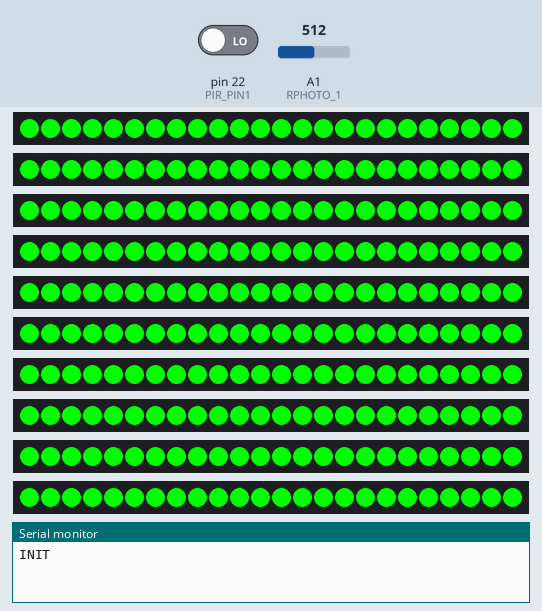
The sketch below on a simulated Arduino Mega 2560, built with avr-gcc and run on an emulated ATmega2560. Shown: 10 × 24 RGB LEDs in strip order, left to right, the last lines printed to the serial monitor. Inputs (shaded band) come from the test bench; at power-on: pin 22 (PIR_PIN1) LOW, A1 (RPHOTO_1) = 512.

Above: at 1.3 s.
1.4 s: pin 22 (PIR_PIN1) driven HIGH
At 1.96 s:
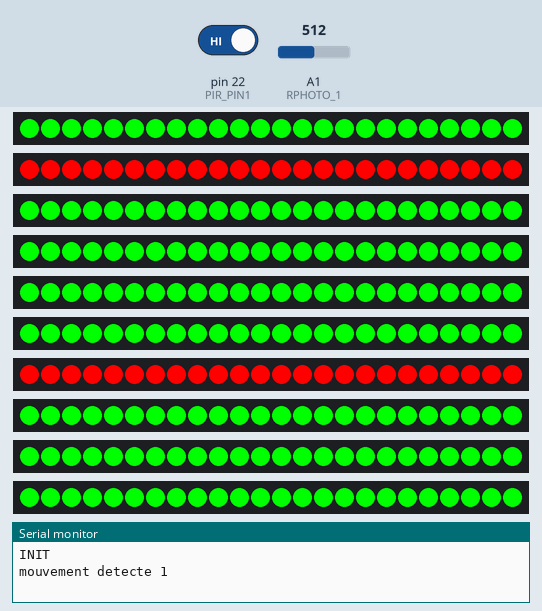
At 3.2 s:
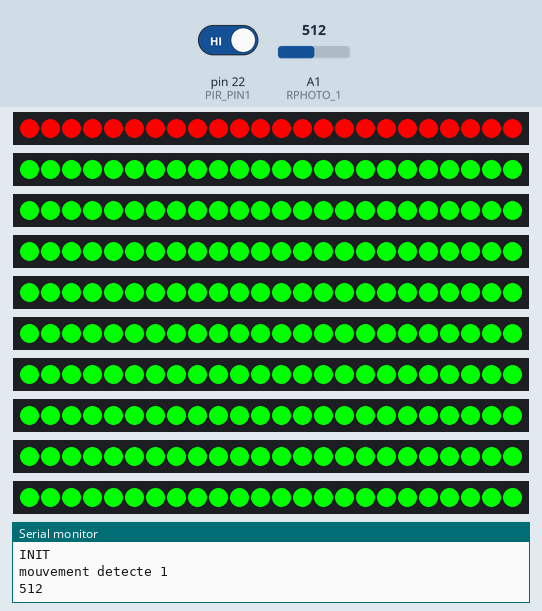
Timing chart, 0 to 4.7 s (numbered marks = the images above; inputs shaded):
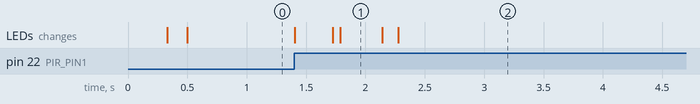

Measured:
- after the input at 1.4 s, the LEDs: first change at once (image 1 shows a later state)

The sketch:

test_beer_pong.ino
```cpp
#include <Adafruit_NeoPixel.h>
#ifdef __AVR__
#include <avr/power.h> // Required for 16 MHz Adafruit Trinket
#endif


#define LED_PIN1        2
#define LED_PIN2        3
#define LED_PIN3        4
#define LED_PIN4        5
#define LED_PIN5        6
#define LED_PIN6        7
#define LED_PIN7        8
#define LED_PIN8        9
#define LED_PIN9        10
#define LED_PIN10       11

#define PIR_PIN1        22
#define PIR_PIN2        24
#define PIR_PIN3        26
#define PIR_PIN4        28
#define PIR_PIN5        30
#define PIR_PIN6        32
#define PIR_PIN7        34
#define PIR_PIN8        36
#define PIR_PIN9        38
#define PIR_PIN10       40

#define RPHOTO_1        A1
#define RPHOTO_2        A2
#define NUMPIXELS       24 // Popular NeoPixel ring size
#define DELAYVAL        10 // Time (in milliseconds) to pause between pixels
#define PAUSE_R         10000
#define VALUE_RESET     30


Adafruit_NeoPixel strip1 = Adafruit_NeoPixel(NUMPIXELS, LED_PIN1, NEO_GRB + NEO_KHZ800);
Adafruit_NeoPixel strip2 = Adafruit_NeoPixel(NUMPIXELS, LED_PIN2, NEO_GRB + NEO_KHZ800);
Adafruit_NeoPixel strip3 = Adafruit_NeoPixel(NUMPIXELS, LED_PIN3, NEO_GRB + NEO_KHZ800);
Adafruit_NeoPixel strip4 = Adafruit_NeoPixel(NUMPIXELS, LED_PIN4, NEO_GRB + NEO_KHZ800);
Adafruit_NeoPixel strip5 = Adafruit_NeoPixel(NUMPIXELS, LED_PIN5, NEO_GRB + NEO_KHZ800);
Adafruit_NeoPixel strip6 = Adafruit_NeoPixel(NUMPIXELS, LED_PIN6, NEO_GRB + NEO_KHZ800);
Adafruit_NeoPixel strip7 = Adafruit_NeoPixel(NUMPIXELS, LED_PIN7, NEO_GRB + NEO_KHZ800);
Adafruit_NeoPixel strip8 = Adafruit_NeoPixel(NUMPIXELS, LED_PIN8, NEO_GRB + NEO_KHZ800);
Adafruit_NeoPixel strip9 = Adafruit_NeoPixel(NUMPIXELS, LED_PIN9, NEO_GRB + NEO_KHZ800);
Adafruit_NeoPixel strip10 = Adafruit_NeoPixel(NUMPIXELS, LED_PIN10, NEO_GRB + NEO_KHZ800);


enum {
  INIT,
  WAIT_BALL,
  ANNIMATION,
  WAIT_RESISTANCE,
  STOP
} state;

int led1 = 0;
int led2 = 0;
int led3 = 0;
int led4 = 0;
int led5 = 0;
int led6 = 0;
int led7 = 0;
int led8 = 0;
int led9 = 0;
int led10 = 0;

uint32_t color_strip1_red = strip1.Color(255, 0, 0);
uint32_t color_strip2_red = strip2.Color(255, 0, 0);
uint32_t color_strip3_red = strip3.Color(255, 0, 0);
uint32_t color_strip4_red = strip4.Color(255, 0, 0);
uint32_t color_strip5_red = strip5.Color(255, 0, 0);
uint32_t color_strip6_red = strip6.Color(255, 0, 0);
uint32_t color_strip7_red = strip7.Color(255, 0, 0);
uint32_t color_strip8_red = strip8.Color(255, 0, 0);
uint32_t color_strip9_red = strip9.Color(255, 0, 0);
uint32_t color_strip10_red = strip10.Color(255, 0, 0);

uint32_t color_strip1_green = strip1.Color(0, 255, 0);
uint32_t color_strip2_green = strip2.Color(0, 255, 0);
uint32_t color_strip3_green = strip3.Color(0, 255, 0);
uint32_t color_strip4_green = strip4.Color(0, 255, 0);
uint32_t color_strip5_green = strip5.Color(0, 255, 0);
uint32_t color_strip6_green = strip6.Color(0, 255, 0);
uint32_t color_strip7_green = strip7.Color(0, 255, 0);
uint32_t color_strip8_green = strip8.Color(0, 255, 0);
uint32_t color_strip9_green = strip9.Color(0, 255, 0);
uint32_t color_strip10_green = strip10.Color(0, 255, 0);

uint32_t color_strip1_blue = strip1.Color(0, 0, 255);
uint32_t color_strip2_blue = strip2.Color(0, 0, 255);
uint32_t color_strip3_blue = strip3.Color(0, 0, 255);
uint32_t color_strip4_blue = strip4.Color(0, 0, 255);
uint32_t color_strip5_blue = strip5.Color(0, 0, 255);
uint32_t color_strip6_blue = strip6.Color(0, 0, 255);
uint32_t color_strip7_blue = strip7.Color(0, 0, 255);
uint32_t color_strip8_blue = strip8.Color(0, 0, 255);
uint32_t color_strip9_blue = strip9.Color(0, 0, 255);
uint32_t color_strip10_blue = strip10.Color(0, 0, 255);


void setup() {
Serial.begin(9600);

#if defined(__AVR_ATtiny85__) && (F_CPU == 16000000)
clock_prescale_set(clock_div_1);
#endif

strip1.begin();// INITIALIZE NeoPixel strip object (REQUIRED)
strip2.begin();
strip3.begin();
strip4.begin();
strip5.begin();
strip6.begin();
strip7.begin();
strip8.begin();
strip9.begin();
strip10.begin();

strip1.clear();
strip2.clear();
strip3.clear();
strip4.clear();
strip5.clear();
strip6.clear();
strip7.clear();
strip8.clear();
strip9.clear();;
strip10.clear();

pinMode(PIR_PIN1, INPUT); //définir la pin 2 comme une entré
pinMode(PIR_PIN2, INPUT);
pinMode(PIR_PIN3, INPUT);
pinMode(PIR_PIN4, INPUT);
pinMode(PIR_PIN5, INPUT);
pinMode(PIR_PIN6, INPUT);
pinMode(PIR_PIN7, INPUT);
pinMode(PIR_PIN8, INPUT);
pinMode(PIR_PIN9, INPUT);
pinMode(PIR_PIN10, INPUT);

pinMode(RPHOTO_1, INPUT);// Set photoresistance input

}

void loop() {

switch (state) {
    case INIT:
      Serial.println("INIT");
      strip1.clear();
      strip2.clear();
      strip3.clear();
      strip4.clear();
      strip5.clear();
      strip6.clear();
      strip7.clear();
      strip8.clear();
      strip9.clear();
      strip10.clear();

       for (int i = 0; i < NUMPIXELS; i++) {
        strip1.setPixelColor(i, strip1.Color(0, 255, 0));
        strip2.setPixelColor(i, strip2.Color(0, 255, 0));
        strip3.setPixelColor(i, strip3.Color(0, 255, 0));
        strip4.setPixelColor(i, strip4.Color(0, 255, 0));
        strip5.setPixelColor(i, strip5.Color(0, 255, 0));
        strip6.setPixelColor(i, strip6.Color(0, 255, 0));
        strip7.setPixelColor(i, strip7.Color(0, 255, 0));
        strip8.setPixelColor(i, strip8.Color(0, 255, 0));
        strip9.setPixelColor(i, strip9.Color(0, 255, 0));
        strip10.setPixelColor(i, strip10.Color(0, 255, 0));

        strip1.show();// Send the updated pixel colors to the hardware.
        strip2.show();
        strip3.show();
        strip4.show();
        strip5.show();
        strip6.show();
        strip7.show();
        strip8.show();
        strip9.show();
        strip10.show();
        delay(DELAYVAL);
      }


    state = WAIT_BALL;
    break;

    case WAIT_BALL:

     if (digitalRead(PIR_PIN1) == HIGH && led1 == 0) { //le capteur détecte un mouvement
        Serial.println("mouvement detecte 1 ");
        strip1.clear();
        led1 = 1;
        state = ANNIMATION;
      }

      break;

    case ANNIMATION:

      if(led1){
        wave1(30);
      state = WAIT_RESISTANCE;
      }
      break;

    case WAIT_RESISTANCE:

      if(led1){

        int value_RPHOTO_1 = analogRead(RPHOTO_1); //on récupère la valeur de la résisantce
        Serial.println(value_RPHOTO_1);
        delay(PAUSE_R); // attente de x sec
        int value_RPHOTO_2 = analogRead(RPHOTO_1); //on récupère la valeur de la résisantce
        Serial.println(value_RPHOTO_2);
        int value = value_RPHOTO_2 - value_RPHOTO_1;
        Serial.println(value);

        if(value < VALUE_RESET){ //sinon on reset la couleur au vert
          for (int i = 0; i < NUMPIXELS; i++) {
          strip1.setPixelColor(i, color_strip1_green);
          strip1.show();
          delay(DELAYVAL);
          }
          led1 = 0;
        }
      }
      state = WAIT_BALL;
      break;
    case STOP:
      Serial.println("STOP");


      break;

    default:
      // statements
      break;
    }


}

/*
 *  vague rouge led 1
 */
void wave1(int wait){
  /*
   * description de la composition des variable
   * [position de la vague de coleur sur l'anneau]_[position de l'anneau]
   */
  //variable ring gauche
  int top_left = 18;
  int bot_left = 18;

  //variable ring haut gauche
  int top_topLeft = 23;
  int bot_topLeft = 23;


  for(int i = 0; i<13; i++){

    if(led2 == 0){
      strip2.setPixelColor(top_left, strip2.Color(255, 0, 0));          //ring gauche top
      top_left--;

       strip2.setPixelColor(bot_left, strip2.Color(255, 0, 0));         //ring gauche bot
      if(bot_left == 24){
        bot_left = -1;
      }
      bot_left++;
    }
    if(led2 == 1){
      strip2.setPixelColor(top_left, strip2.Color(0, 0, 255));          //ring gauche top
      top_left--;

       strip2.setPixelColor(bot_left, strip2.Color(0, 0, 255));         //ring gauche bot
      if(bot_left == 24){
        bot_left = -1;
      }
      bot_left++;
    }

   if(led7 == 0){
      strip7.setPixelColor(top_topLeft,strip7.Color(255, 0, 0));          //ring haut gauche top
      top_topLeft--;

      strip7.setPixelColor(bot_topLeft, strip7.Color(255, 0, 0));         //ring haut gauche bot
      if(bot_topLeft == 24){
        bot_topLeft = -1;
      }
      bot_topLeft++;
   }
   if(led7 == 1){
      strip7.setPixelColor(top_topLeft, strip7.Color(0, 0, 255));          //ring haut gauche top
      top_topLeft--;

      strip7.setPixelColor(bot_topLeft, strip7.Color(0, 0, 255));         //ring haut gauche bot
      if(bot_topLeft == 24){
        bot_topLeft = -1;
      }
      bot_topLeft++;
   }

    strip2.show();                          //  Update strip 4(gauche)
    strip7.show();                          //  Update strip 5(haut gauche)
    delay(wait);                           //  Pause for a moment
  }


delay(wait);

/*
 *  reverse
 */

  //variable ring gauche 2
  int revers_top_left = 6;
  int revers_bot_left = 6;

  //variable ring haut gauche 7
  int revers_top_topLeft = 10;
  int revers_bot_topLeft = 10;

  int bot1 = 0;
  int bot2 = 24;

  int left1 = 6;
  int left2 = 6;

  int top1 = 12;
  int top2 = 12;

  int right1 = 18;
  int right2 = 18;

  int compteur = 0;

  for(int i = 0; i<13; i++){
    if(led2 == 0){
      strip2.setPixelColor(revers_top_left, strip2.Color(0, 255, 0));         //ring gauche top
      revers_top_left++;

      strip2.setPixelColor(revers_bot_left, strip2.Color(0, 255, 0));         //  ring gauche bot
      if(revers_bot_left == 0){
        revers_bot_left = 24;
      }
      revers_bot_left--;
    }
    if(led2 == 1){
      strip2.setPixelColor(revers_top_left, strip2.Color(255, 0, 0));         //ring gauche top
      revers_top_left++;

      strip2.setPixelColor(revers_bot_left, strip2.Color(255, 0, 0));         //  ring gauche bot
      if(revers_bot_left == 0){
        revers_bot_left = 24;
      }
      revers_bot_left--;
    }
  if(led7 == 0){
    strip7.setPixelColor(revers_top_topLeft, strip7.Color(0, 255, 0));          //ring haut gauche top
    revers_top_topLeft++;

    strip7.setPixelColor(revers_bot_topLeft, strip7.Color(0, 255, 0));         //ring haut gauche bot
    if(revers_bot_topLeft == 0){
      revers_bot_topLeft = 24;
    }
    revers_bot_topLeft--;
  }
  if(led7 == 1){
    strip7.setPixelColor(revers_top_topLeft, strip2.Color(255, 0, 0));          //ring haut gauche top
    revers_top_topLeft++;

    strip7.setPixelColor(revers_bot_topLeft, strip2.Color(255, 0, 0));         //ring haut gauche bot
    if(revers_bot_topLeft == 0){
      revers_bot_topLeft = 24;
    }
    revers_bot_topLeft--;
  }

    strip2.show();
    strip7.show();                          //  Update strip 5(haut gauche)

    compteur++;
    if( compteur >=10){
      strip1.setPixelColor(bot1, strip1.Color(255, 0, 0));         //ring haut gauche bot
      bot1++;
      strip1.setPixelColor(bot2, strip1.Color(255, 0, 0));         //ring haut gauche bot
      bot2--;

      strip1.setPixelColor(left1, strip1.Color(255, 0, 0));         //ring haut gauche bot
      left1++;
      strip1.setPixelColor(left2, strip1.Color(255, 0, 0));         //ring haut gauche bot
      left2--;

      strip1.setPixelColor(top1, strip1.Color(255, 0, 0));         //ring haut gauche bot
      top1++;
      strip1.setPixelColor(top2, strip1.Color(255, 0, 0));         //ring haut gauche bot
      top2--;

      strip1.setPixelColor(right1, strip1.Color(255, 0, 0));         //ring haut gauche bot
      right1++;
      strip1.setPixelColor(right2, strip1.Color(255, 0, 0));         //ring haut gauche bot
      right2--;

      strip1.show();                          //  Update strip 6(haut droite)

    }
     delay(wait);
  }

 }
```
